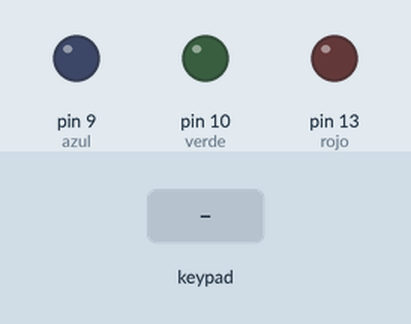
A sketch run on a simulated Arduino Uno, built with avr-gcc and run on an emulated ATmega328P. Shown: output pins drawn as LEDs (lit = HIGH). Inputs (shaded band) come from the test bench.

Above: at 1.2 s.
1.3 s: key '7' pressed
At 1.6 s:
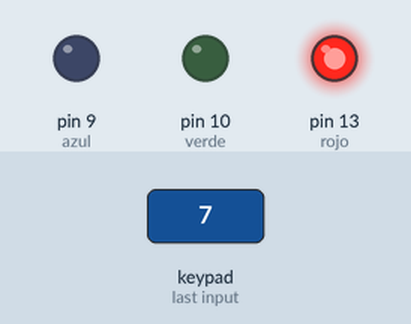
2.8 s: key '4' pressed
At 3.9 s:
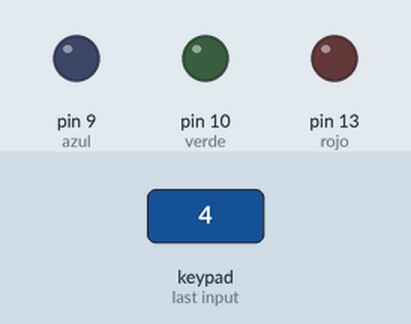
Timing chart, 0 to 5.8 s (numbered marks = the images above; inputs shaded):
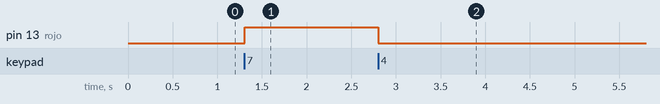

Measured:
- after the input at 1.3 s, pin 13 (rojo): LOW → HIGH at once
- after the input at 2.8 s, pin 13 (rojo): HIGH → LOW at once

The sketch:

lcd.ino
```cpp
#include <Keypad.h>
int rojo = 13;
int azul = 9;
int verde = 10;
const byte ROWS = 4;
const byte COLS = 4;
char keys[ROWS][COLS] = {
  {'7', '8', '9', '/'},
  {'4', '5', '6', '*'},
  {'1', '2', '3', '+'},
  {'O', '0', '=', '-'}
};
byte rowPins[ROWS] = {12, 11, 8, 7}; //Filas(pines del 7,8 y 12, 13)
byte colPins[COLS] = {6, 5, 4, 2}; //Columnas (pines del 2, 4 al 6)
Keypad keypad = Keypad( makeKeymap(keys), rowPins, colPins, ROWS, COLS );

void setup() {
  pinMode(rojo,OUTPUT);
  pinMode(azul,OUTPUT);
  pinMode(verde,OUTPUT);
}

void loop() {
  // put your main code here, to run repeatedly:
  char key = keypad.getKey();
  //delay(3000);
  if (key){
    switch (key){
      case '7':
        digitalWrite(rojo,HIGH);
        break;
      case '4':
        digitalWrite(rojo,LOW);
        break;
    }
  }


}
```
